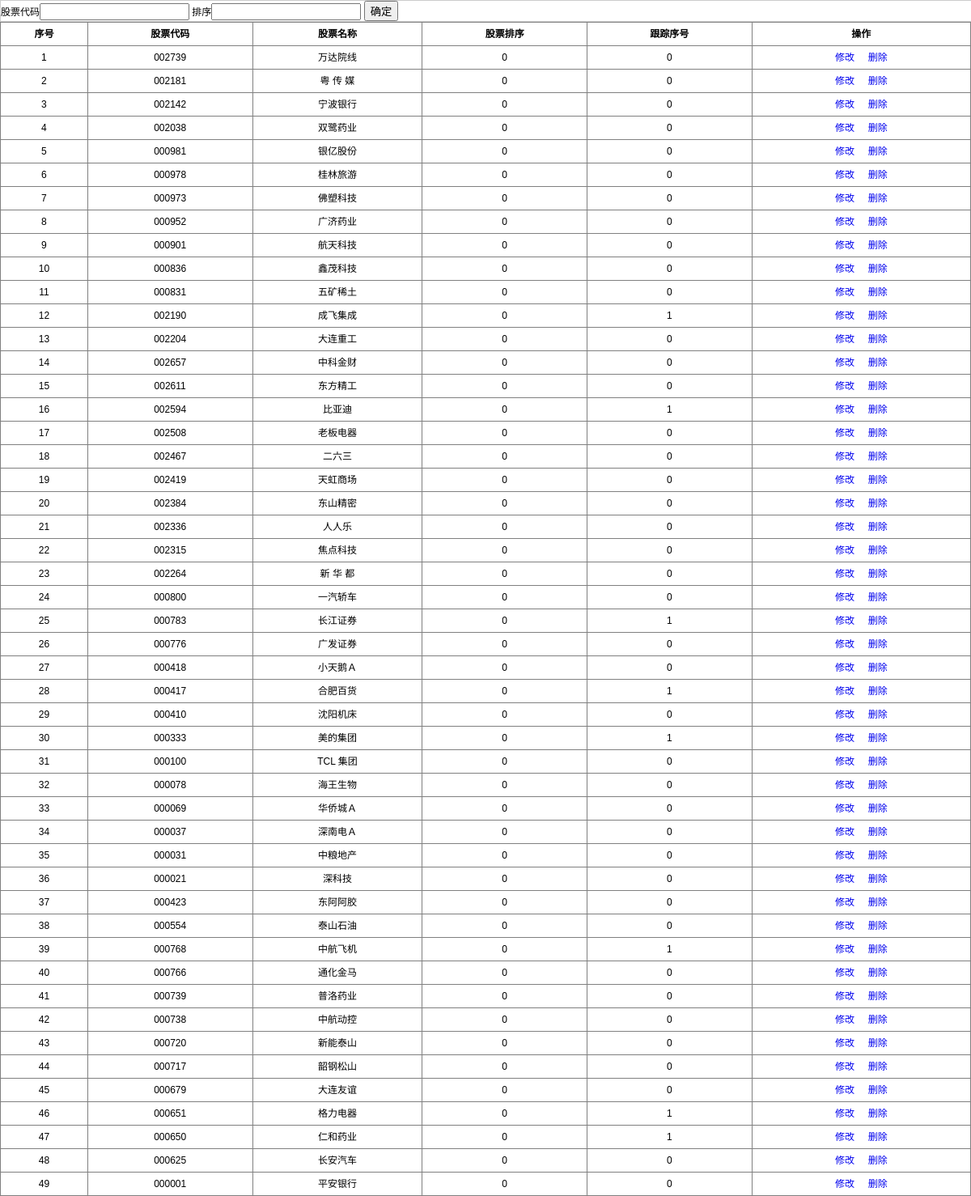
/setting.php, run on an earlier commit of the app's database.
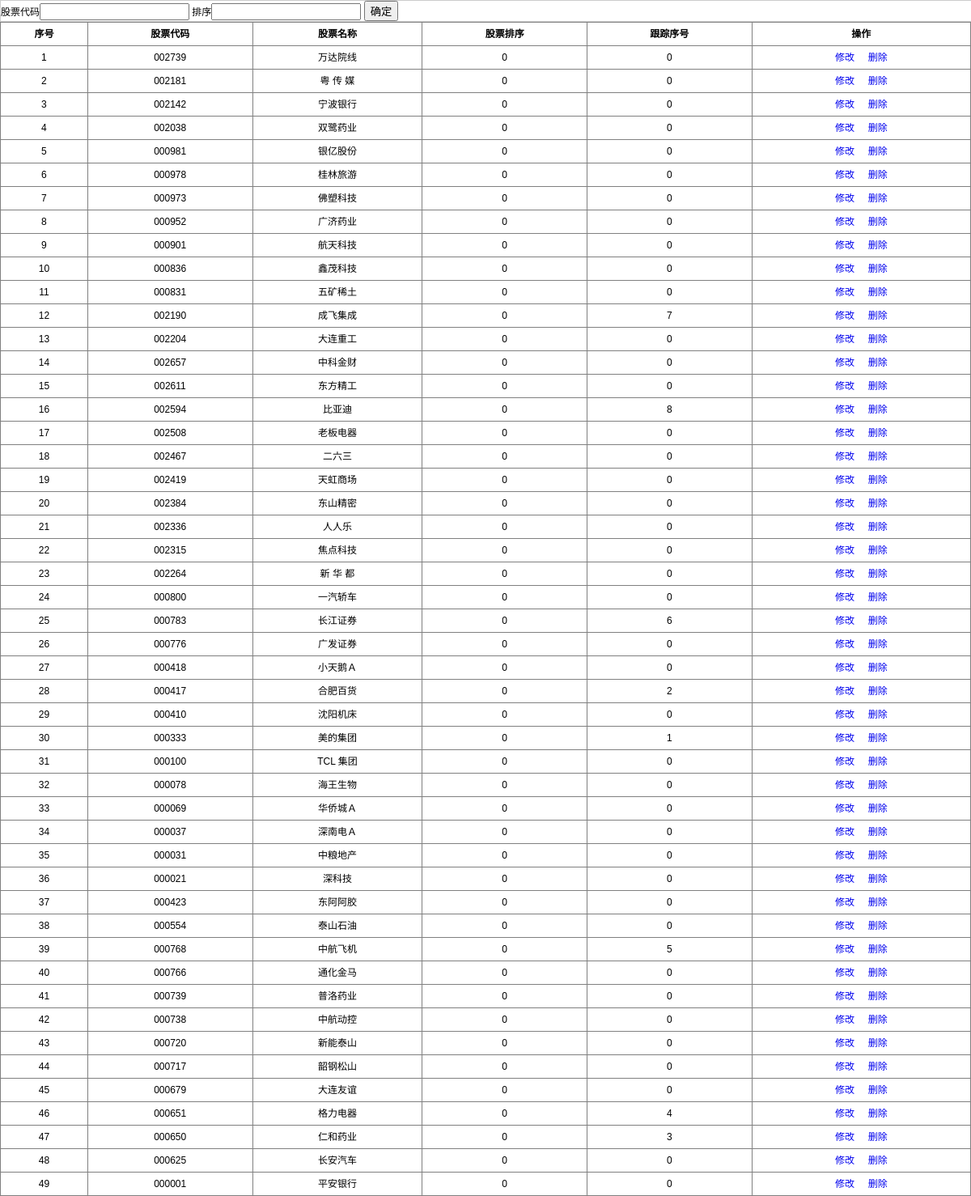
And on a later commit of the database.
### tables this page shows
create table stock(
	stockCode varchar(6) not null comment '股票代码',
	stockName varchar(6) not null comment '股票名称',
	track int(10) comment '跟踪序号',
	priority varchar(16) comment '排序',
	cts datetime comment '创建时间',
	uts datetime comment '修改时间',	
	primary key (stockCode)
);

### dbUtils.php (called while the page is built, shortened)
<?php
class DbUtils {
	private $connection = null;
	private $db_username='root';
	private $db_password='linux';
	private function openConnect() {
		$this->connection=mysql_connect($this->db_host, $this->db_username, $this->db_password);
	}
	public function getAll() {
		$stockList = array();
		if($this->connection){
			$query="select stockCode,stockName,track,priority from stock order by priority limit 100";
			$result=mysql_query($query);
			while($result_row=mysql_fetch_row(($result))){
				$item = array();
				array_push($item, $result_row[0]);
				array_push($item, $result_row[1]);
				array_push($item, $result_row[2]);
				array_push($item, $result_row[3]);
				array_push($stockList, $item);
			}
		}
		return $stockList;
	}
}
?>

### setting.php (the view, shortened to what this page needs)
<?php require_once("dbUtils.php");?>
<!DOCTYPE html PUBLIC "-//W3C//DTD XHTML 1.0 Transitional//EN" "http://www.w3.org/TR/xhtml1/DTD/xhtml1-transitional.dtd">
<html xmlns="http://www.w3.org/1999/xhtml" lang="en" xml:lang="en">
  <head>
    <link rel="stylesheet" type="text/css" href="style.css" />
  </head>
  <body>
  <form action="#" style="width:100%; border:solid 1px #ccc;">
  	<span>股票代码</span><input type="text" name="stockCode" />
  	<span>排序</span><input type="text" name="priority" />
  	<input type="button" class="add" value="确定" />
  </form>
  <?php
  	$dbUtils = new DbUtils();
  	$list = $dbUtils->getAll();
  ?>
  <table border="1" class="setting_table">
  	<tr>
  		<th>序号</th>
  		<th>股票代码</th>
  		<th>股票名称</th>
  		<th>股票排序</th>
  		<th>跟踪序号</th>
  		<th>操作</th>
  	</tr>
  	<?php
  		foreach ($list as $key=>$stock) {
  	?>
  	<tr id="<?php echo $stock[0]; ?>">
  		<td><?php echo $key+1; ?></td>
  		<td><?php echo $stock[0]; ?></td>
  		<td><?php echo $stock[1]; ?></td>
  		<td><?php echo $stock[3]; ?></td>
  		<td><?php echo $stock[2]; ?></td>
  		<td><a href="javascript:void(0);" class="update">修改</a>&nbsp;&nbsp;&nbsp;&nbsp;&nbsp;<a href="javascript:void(0);" class="delete">删除</a></td>
  	</tr>
  	<?php
  		}
  	?>
  </table>
  </body>
  </html>

### style.css (style rules this page uses)
html,body { margin:0px; padding:0px; height:100%; font:12px tahoma,arial,simsun; }
a { text-decoration:none; outline:0; }
table { width:100%; height:100%; BORDER-COLLAPSE:collapse; }
.setting_table { height:auto; line-height:26px; text-align:center; }

What changed in the data, as far as the page shows it:
changed stock "成飞集成": track "1" → "7"
changed stock "比亚迪": track "1" → "8"
changed stock "长江证券": track "1" → "6"
changed stock "合肥百货": track "1" → "2"
changed stock "中航飞机": track "1" → "5"
changed stock "格力电器": track "1" → "4"
changed stock "仁和药业": track "1" → "3"
